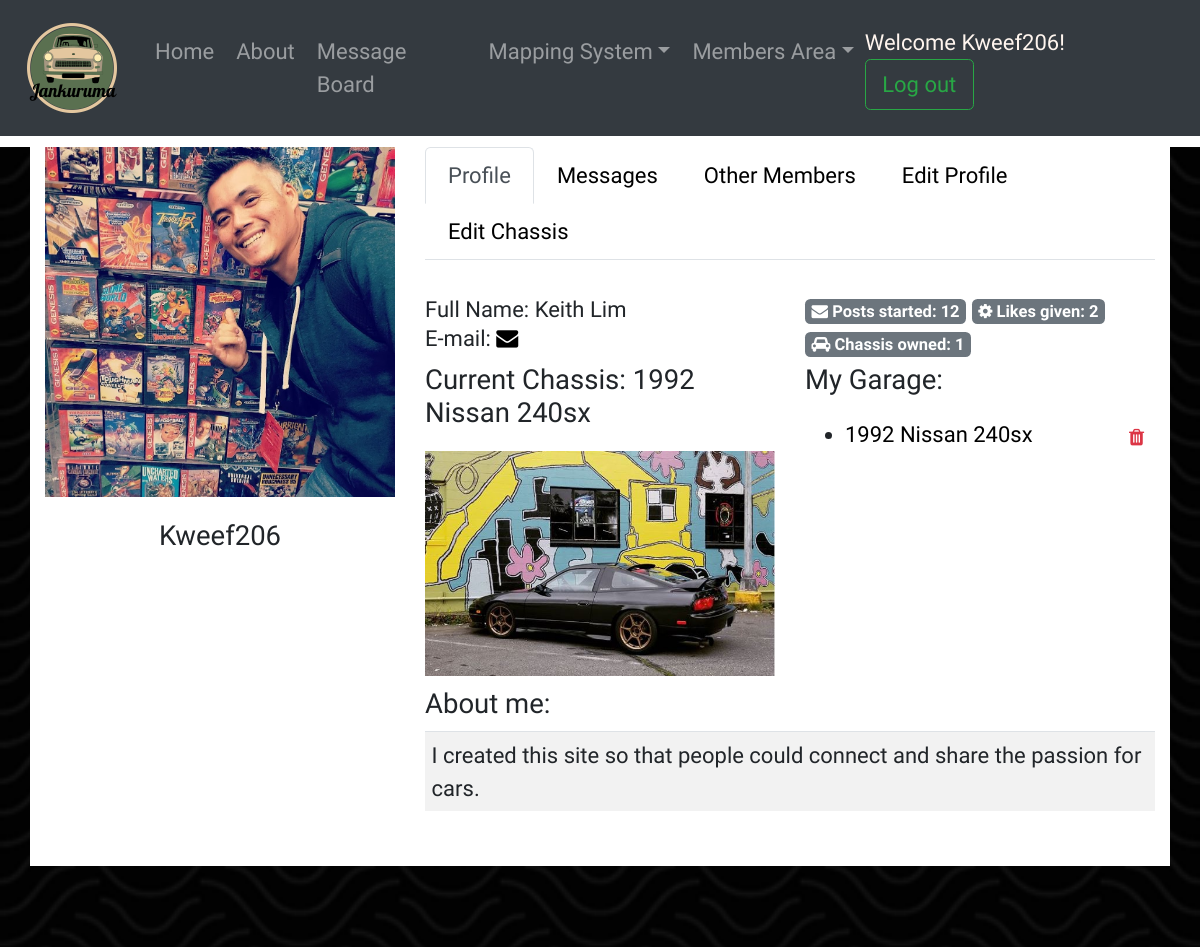
Screenshot of /vroom/user_profile/25 (signed in) with the database file from the repository.
### log_reg_app/models.py (models this page shows, shortened)
class User(models.Model):
    username = models.CharField(max_length=255)
    first_name = models.CharField(max_length=255)
    last_name = models.CharField(max_length=255)
    bio = models.CharField(max_length=255, null=True)
    email = models.EmailField(unique=True)
    password = models.CharField(max_length=255)
    profile_pic = models.CharField(max_length=255, null=True)
    car_pic = models.CharField(max_length=255, null=True)
    year = models.CharField(max_length=255, null=True)
    make = models.CharField(max_length=255, null=True)
    model = models.CharField(max_length=255, null=True)
    created_at = models.DateTimeField(auto_now_add=True)
    updated_at = models.DateTimeField(auto_now=True)
    objects = UserManager()

### Dashboard/models.py (models this page shows, shortened)
class Chassis(models.Model):
    year = models.CharField(max_length=255, null=True)
    make = models.CharField(max_length=255)
    model = models.CharField(max_length=255)
    engine = models.CharField(max_length=255)
    drivetrain = models.CharField(max_length=255)
    hp = models.CharField(max_length=255)
    description = models.CharField(max_length=255)
    car_pic = models.ImageField(upload_to='cars', null=True)
    created_at = models.DateTimeField(auto_now_add=True)
    updated_at = models.DateTimeField(auto_now=True)
    owner = models.ManyToManyField(User, related_name="owns", blank=True)

### Dashboard/views.py (the view)
# urls.py: path('user_profile/<int:id>', views.user_profile, name="user_profile"),
def user_profile(request, id):
    if 'user_id' not in request.session:
        return redirect ('/')
    else:
        context = {
            'curr_user': User.objects.get(id=request.session['user_id']),
            'user': User.objects.get(id=id),
            'posts': Post.objects.all(),
            'chassis': Chassis.objects.all(),
            "author_id" : id,
            "others" : User.objects.all()
        }
        return render(request, 'profile_page.html', context)

### Dashboard/templates/profile_page.html (shortened to what this page needs)
<!DOCTYPE html>
<html lang="en">
<head>
    <link rel="stylesheet" href="https://cdnjs.cloudflare.com/ajax/libs/font-awesome/4.7.0/css/font-awesome.min.css">
    <link href="https://stackpath.bootstrapcdn.com/bootstrap/4.5.0/css/bootstrap.min.css" rel="stylesheet"
>
    {% load static %}
    <link rel="stylesheet" href="{% static 'css/profile_page.css' %}">
</head>
<body>
    <nav class="navbar navbar-expand-lg navbar-dark bg-dark">
        <a class="navbar-brand" href="{% url 'dashboard' %}">
            <img src="/static/images/logo.png" width="100" height="100" class="d-inline-block align-top" alt=""
                loading="lazy">
        </a>
        <div class="collapse navbar-collapse" id="navbarSupportedContent">
            <ul class="navbar-nav mr-auto">
                <li class="nav-item">
                    <a class="nav-link" href="{%url 'dashboard' %}">Home</a>
                </li>
                <li class="nav-item">
                    <a class="nav-link" href="{%url 'about' %}">About</a>
                </li>
                <li class="nav-item">
                    <a class="nav-link" href="/vroom/message_board/">Message Board</a>
                </li>
                <li class="nav-item dropdown">
                    <a class="nav-link dropdown-toggle" id="navbarDropdown" role="button" data-toggle="dropdown"
                        aria-haspopup="true" aria-expanded="false">
                        Mapping System</a>
                </li>
                <li class="nav-item dropdown">
                    <a class="nav-link dropdown-toggle" href="#" id="navbarDropdown" role="button"
                        data-toggle="dropdown" aria-haspopup="true" aria-expanded="false">
                        Members Area</a>
                </li>
        </div>
        <span id="user">Welcome {{ curr_user.username }}! <a class="btn btn-outline-success" href="/logout">Log
                out</a></span>
    </nav>
    </head>
    <body>
        <div class="bg">
            <div class="container">
                <div class="row my-2">
                    <div class="col-lg-8 order-lg-2">
                        <ul class="nav nav-tabs">
                            <li class="nav-item">
                                <a href="" data-target="#profile" data-toggle="tab" class="nav-link active">Profile</a>
                            </li>
                            <li class="nav-item">
                                <a href="" data-target="#messages" data-toggle="tab" class="nav-link">Messages</a>
                            </li>
                            <li class="nav-item">
                                <a href="" data-target="#other_members" data-toggle="tab" class="nav-link">Other
                                    Members</a>
                            </li>
                            {% if request.session.user_id == user.id %}
                            <li class="nav-item">
                                <a href="" data-target="#edit" data-toggle="tab" class="nav-link">Edit Profile</a>
                            </li>
                            <li class="nav-item">
                                <a href="" data-target="#edit_chassis" data-toggle="tab" class="nav-link">Edit Chassis</a>
                            </li>
                            {% endif  %}
                        </ul>
                        <div class="tab-content py-4">
                            <div class="tab-pane active" id="profile">
                                <div class="row">
                                    <div class="col-md-6">
                                        <p> Full Name: {{user.first_name}} {{user.last_name}} </p>
                                        <h6>E-mail: <a href="mailto:{{user.email}}"><i class="fa fa-envelope"></i></a></h6>
                                    </div>
                                    <div class="col-md-6">
                                        <span class="badge badge-secondary"><i class="fa fa-envelope"></i> Posts
                                            started:
                                            {{ user.posts.count }}</span>
                                        <span class="badge badge-secondary"><i class="fa fa-cog"></i> Likes given:
                                            {{ user.liked_posts.count }}</span>
                                        <span class="badge badge-secondary"><i class="fa fa-car"></i> Chassis owned:
                                            {{ user.owns.count }}</span>
                                    </div>
                                    <div class="col-md-6">
                                        <h5 class="mb-3">Current Chassis: {{user.year}} {{user.make}} {{user.model}}
                                        </h5>
                                        {% if user.car_pic %}
                                        <img class="main_car" src="{{user.car_pic}}" alt="me" style="width:100%">
                                        {% else %}
                                        <img src="/static/images/hitchhiker.jpg" alt="no_car" style="width:100%">
                                        {% endif  %}
                                    </div>
                                    <div class="col-md-6">
                                        <h5 class="mb-3"> My Garage:</h5>
                                        {% for car in user.owns.all%}
                                        <ul>
                                        <li><a href="{{car.car_pic.url}}">{{car.year}} {{car.make}} {{car.model}}</a><a class="btn-sm btn-outline-danger" style="float: right;"
                                            href="/vroom/delete_chassis/{{ car.id }}"><i class="fa fa-trash"
                                                aria-hidden="true"></i></a></li>
                                        </ul>
                                        {% endfor %}
                                    </div>
                                    <div class="col-md-12">
                                        <h5 class="mt-2"> About me:
                                        </h5>
                                        <table class="table table-sm table-hover table-striped">
                                            <tbody>
                                                <tr>
                                                    <td>
                                                        {%if user.bio   %}
                                                        {{user.bio}}
                                                        {% endif  %}
                                                    </td>
                                                </tr>
                                            </tbody>
                                        </table>
                                    </div>
                                </div>
                            </div>
                        </div>
                    </div>
                    <div class="col-lg-4 order-lg-1 text-center">
                        {%if user.profile_pic   %}
                        <img src="{{user.profile_pic}}" alt="me" style="width:100%">
                        <h5 class="mb-3 mt-3">{{user.username}}</h5>
                        {% else %}
                        <img src="/static/images/profile_default.png" class="mx-auto img-fluid img-circle d-block"
                            alt="avatar">
                        {% endif  %}
                    </div>
                </div>
            </div>
        </div>
    </body>
</html>

### static/css/profile_page.css (style rules this page uses)
* { font-family: 'Teko', sans-serif; font-size: 22px; }
.container { background-color: white; margin-top: 0; }
#user { color: seashell; }
body, html { height: 100%; }
.bg { background-image: url("/static/images/papyrus-dark.png"); height: 100%; background-position: center; background-repeat: no-repeat; background-size: cover; }
a { text-decoration: none; font-size: 22px; color: black; }
p { margin: 0; }
.main_car { height: auto; width: 200px; }

### rows the page displays
User: username "Kweef206", first_name "Keith", last_name "Lim", posts.count "12", liked_posts.count "2", owns.count "1", year "1992", make "Nissan", model "240sx", car_pic (picture), bio "I created this site so that people could connect and share the passion for cars.", profile_pic (picture)
Chassis: year "1992", make "Nissan", model "240sx"
